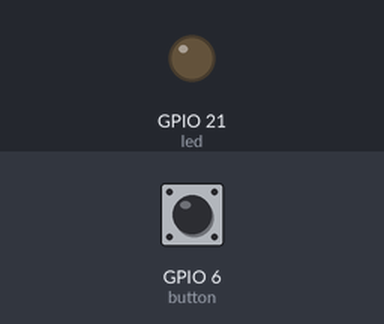
A program run on a simulated Raspberry Pi (BCM pin numbers). On the bench: output pins drawn as LEDs (lit = HIGH). The test bench sets the inputs (shaded band); at power-on: GPIO 6 (button) HIGH.

Above: at 1.2 s.
1.3 s: GPIO 6 (button) pulled LOW for 0.15 s
At 1.37 s:
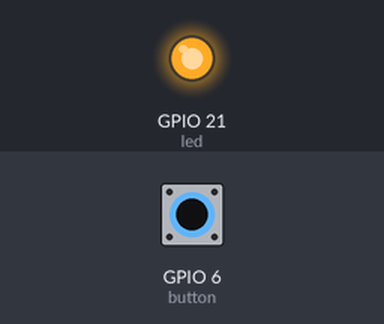
2.9 s: GPIO 6 (button) pulled LOW for 3.2 s
At 6.8 s:
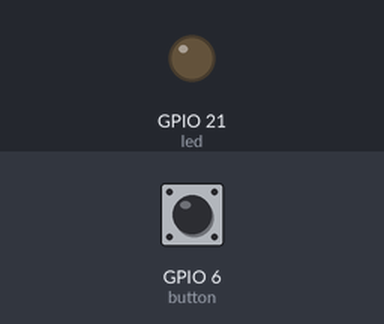
Timing chart, 0 to 8.3 s (numbered marks = the images above; inputs shaded):
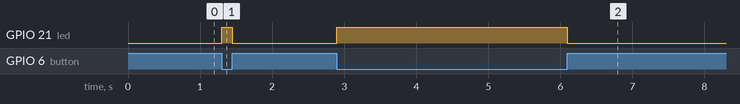

The program:

BUTTON.py
```python
import RPi.GPIO as GPIO
import time

button = 6
led = 21

GPIO.setmode(GPIO.BCM)
GPIO.setwarnings(False)
GPIO.setup(led,GPIO.OUT)
GPIO.setup(button,GPIO.IN,pull_up_down=GPIO.PUD_UP)

while True:
    if GPIO.input(button) == 0:
        GPIO.output(led,GPIO.HIGH)
    else:
        GPIO.output(led,GPIO.LOW)
```

Measured:
- after the input at 1.3 s, GPIO 21 (led): LOW → HIGH at once, → LOW 0.15 s later
- after the input at 2.9 s, GPIO 21 (led): LOW → HIGH at once, → LOW 3.2 s later
